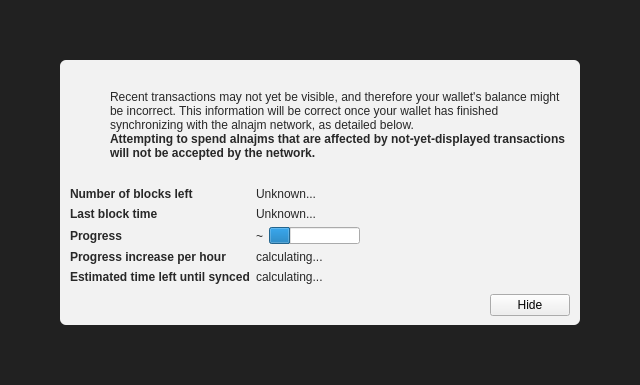
<?xml version="1.0" encoding="UTF-8"?>
<ui version="4.0">
 <class>ModalOverlay</class>
 <widget class="ModalOverlay" name="ModalOverlay">
  <property name="geometry">
   <rect>
    <x>0</x>
    <y>0</y>
    <width>640</width>
    <height>385</height>
   </rect>
  </property>
  <property name="windowTitle">
   <string>Form</string>
  </property>
  <layout class="QVBoxLayout" name="verticalLayout" stretch="0">
   <property name="sizeConstraint">
    <enum>QLayout::SetDefaultConstraint</enum>
   </property>
   <property name="leftMargin">
    <number>0</number>
   </property>
   <property name="topMargin">
    <number>0</number>
   </property>
   <property name="rightMargin">
    <number>0</number>
   </property>
   <property name="bottomMargin">
    <number>0</number>
   </property>
   <item>
    <widget class="QWidget" name="bgWidget" native="true">
     <property name="styleSheet">
      <string notr="true">#bgWidget { background: rgba(0,0,0,220); }</string>
     </property>
     <layout class="QVBoxLayout" name="verticalLayoutMain" stretch="1">
      <property name="leftMargin">
       <number>60</number>
      </property>
      <property name="topMargin">
       <number>60</number>
      </property>
      <property name="rightMargin">
       <number>60</number>
      </property>
      <property name="bottomMargin">
       <number>60</number>
      </property>
      <item>
       <widget class="QWidget" name="contentWidget" native="true">
        <property name="styleSheet">
         <string notr="true">#contentWidget { background: rgba(255,255,255,240); border-radius: 6px; }

QLabel { color: rgb(40,40,40);  }</string>
        </property>
        <layout class="QVBoxLayout" name="verticalLayoutSub" stretch="1,0,0,0">
         <property name="spacing">
          <number>0</number>
         </property>
         <property name="leftMargin">
          <number>10</number>
         </property>
         <property name="topMargin">
          <number>10</number>
         </property>
         <property name="rightMargin">
          <number>10</number>
         </property>
         <property name="bottomMargin">
          <number>10</number>
         </property>
         <item>
          <layout class="QHBoxLayout" name="horizontalLayoutIconText" stretch="0,1">
           <property name="topMargin">
            <number>20</number>
           </property>
           <item>
            <layout class="QVBoxLayout" name="verticalLayoutIcon">
             <property name="leftMargin">
              <number>0</number>
             </property>
             <item>
              <widget class="QPushButton" name="warningIcon">
               <property name="enabled">
                <bool>false</bool>
               </property>
               <property name="text">
                <string/>
               </property>
               <property name="icon">
                <iconset>
                 <normaloff>:/icons/warning</normaloff>
                 <disabledoff>:/icons/warning</disabledoff>:/icons/warning</iconset>
               </property>
               <property name="iconSize">
                <size>
                 <width>48</width>
                 <height>48</height>
                </size>
               </property>
               <property name="flat">
                <bool>true</bool>
               </property>
              </widget>
             </item>
             <item>
              <spacer name="verticalSpacerWarningIcon">
               <property name="orientation">
                <enum>Qt::Vertical</enum>
               </property>
               <property name="sizeHint" stdset="0">
                <size>
                 <width>20</width>
                 <height>40</height>
                </size>
               </property>
              </spacer>
             </item>
            </layout>
           </item>
           <item>
            <layout class="QVBoxLayout" name="verticalLayoutInfoText">
             <property name="leftMargin">
              <number>0</number>
             </property>
             <property name="topMargin">
              <number>0</number>
             </property>
             <item>
              <widget class="QLabel" name="infoText">
               <property name="text">
                <string>Recent transactions may not yet be visible, and therefore your wallet's balance might be incorrect. This information will be correct once your wallet has finished synchronizing with the alnajm network, as detailed below.</string>
               </property>
               <property name="textFormat">
                <enum>Qt::RichText</enum>
               </property>
               <property name="wordWrap">
                <bool>true</bool>
               </property>
              </widget>
             </item>
             <item>
              <widget class="QLabel" name="infoTextStrong">
               <property name="font">
                <font>
                 <weight>75</weight>
                 <bold>true</bold>
                </font>
               </property>
               <property name="text">
                <string>Attempting to spend alnajms that are affected by not-yet-displayed transactions will not be accepted by the network.</string>
               </property>
               <property name="textFormat">
                <enum>Qt::RichText</enum>
               </property>
               <property name="wordWrap">
                <bool>true</bool>
               </property>
              </widget>
             </item>
             <item>
              <spacer name="verticalSpacerInTextSpace">
               <property name="orientation">
                <enum>Qt::Vertical</enum>
               </property>
               <property name="sizeHint" stdset="0">
                <size>
                 <width>20</width>
                 <height>40</height>
                </size>
               </property>
              </spacer>
             </item>
            </layout>
           </item>
          </layout>
         </item>
         <item>
          <spacer name="verticalSpacerAfterText">
           <property name="orientation">
            <enum>Qt::Vertical</enum>
           </property>
           <property name="sizeHint" stdset="0">
            <size>
             <width>20</width>
             <height>40</height>
            </size>
           </property>
          </spacer>
         </item>
         <item>
          <layout class="QFormLayout" name="formLayout">
           <property name="fieldGrowthPolicy">
            <enum>QFormLayout::FieldsStayAtSizeHint</enum>
           </property>
           <property name="horizontalSpacing">
            <number>6</number>
           </property>
           <property name="verticalSpacing">
            <number>6</number>
           </property>
           <property name="topMargin">
            <number>10</number>
           </property>
           <item row="0" column="0">
            <widget class="QLabel" name="labelNumberOfBlocksLeft">
             <property name="font">
              <font>
               <weight>75</weight>
               <bold>true</bold>
              </font>
             </property>
             <property name="text">
              <string>Number of blocks left</string>
             </property>
            </widget>
           </item>
           <item row="0" column="1">
            <widget class="QLabel" name="numberOfBlocksLeft">
             <property name="text">
              <string>Unknown...</string>
             </property>
            </widget>
           </item>
           <item row="1" column="0">
            <widget class="QLabel" name="labelLastBlockTime">
             <property name="font">
              <font>
               <weight>75</weight>
               <bold>true</bold>
              </font>
             </property>
             <property name="text">
              <string>Last block time</string>
             </property>
            </widget>
           </item>
           <item row="1" column="1">
            <widget class="QLabel" name="newestBlockDate">
             <property name="sizePolicy">
              <sizepolicy hsizetype="Maximum" vsizetype="Preferred">
               <horstretch>0</horstretch>
               <verstretch>0</verstretch>
              </sizepolicy>
             </property>
             <property name="text">
              <string>Unknown...</string>
             </property>
            </widget>
           </item>
           <item row="2" column="0">
            <widget class="QLabel" name="labelSyncDone">
             <property name="font">
              <font>
               <weight>75</weight>
               <bold>true</bold>
              </font>
             </property>
             <property name="text">
              <string>Progress</string>
             </property>
            </widget>
           </item>
           <item row="2" column="1">
            <layout class="QHBoxLayout" name="horizontalLayoutSync" stretch="0,1">
             <item>
              <widget class="QLabel" name="percentageProgress">
               <property name="text">
                <string notr="true">~</string>
               </property>
              </widget>
             </item>
             <item>
              <widget class="QProgressBar" name="progressBar">
               <property name="value">
                <number>24</number>
               </property>
               <property name="format">
                <string/>
               </property>
              </widget>
             </item>
            </layout>
           </item>
           <item row="4" column="0">
            <widget class="QLabel" name="labelProgressIncrease">
             <property name="font">
              <font>
               <weight>75</weight>
               <bold>true</bold>
              </font>
             </property>
             <property name="text">
              <string>Progress increase per hour</string>
             </property>
            </widget>
           </item>
           <item row="4" column="1">
            <widget class="QLabel" name="progressIncreasePerH">
             <property name="text">
              <string>calculating...</string>
             </property>
            </widget>
           </item>
           <item row="5" column="0">
            <widget class="QLabel" name="labelEstimatedTimeLeft">
             <property name="font">
              <font>
               <weight>75</weight>
               <bold>true</bold>
              </font>
             </property>
             <property name="text">
              <string>Estimated time left until synced</string>
             </property>
            </widget>
           </item>
           <item row="5" column="1">
            <widget class="QLabel" name="expectedTimeLeft">
             <property name="text">
              <string>calculating...</string>
             </property>
            </widget>
           </item>
          </layout>
         </item>
         <item>
          <layout class="QHBoxLayout" name="horizontalLayoutButtons">
           <property name="leftMargin">
            <number>10</number>
           </property>
           <property name="topMargin">
            <number>10</number>
           </property>
           <item>
            <spacer name="horizontalSpacer">
             <property name="orientation">
              <enum>Qt::Horizontal</enum>
             </property>
             <property name="sizeHint" stdset="0">
              <size>
               <width>40</width>
               <height>20</height>
              </size>
             </property>
            </spacer>
           </item>
           <item>
            <widget class="QPushButton" name="closeButton">
             <property name="text">
              <string>Hide</string>
             </property>
            </widget>
           </item>
          </layout>
         </item>
        </layout>
       </widget>
      </item>
     </layout>
    </widget>
   </item>
  </layout>
 </widget>
 <customwidgets>
  <customwidget>
   <class>ModalOverlay</class>
   <extends>QWidget</extends>
   <header>modaloverlay.h</header>
   <container>1</container>
  </customwidget>
 </customwidgets>
 <resources/>
 <connections/>
</ui>
